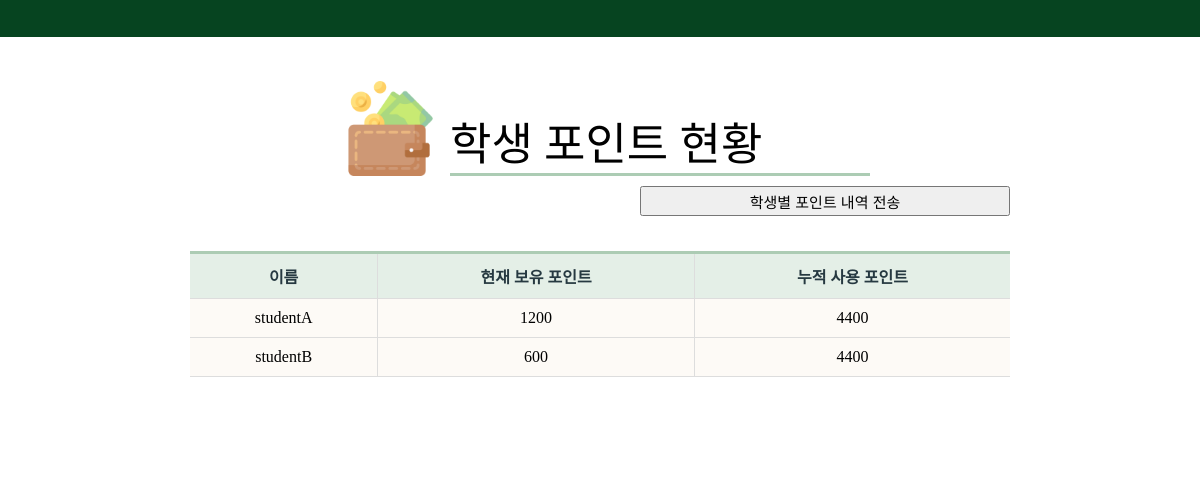
Screenshot of /student-log with the database file from the repository.
### administrator/models.py (models this page shows, shortened)
class Student(models.Model):
    name = models.CharField(max_length=20, null=False)
    point =  models.IntegerField( null=True, blank=True)
    point_used = models.IntegerField(default=0, blank=True, null=True)

### administrator/views.py (the view, shortened to what this page needs)
# urls.py: path('student-log', views.StudentLogView.as_view(), name='student-log'),
class StudentLogView(ListView):
    template_name = 'administrator/student/point.html'
    model = Student

### administrator/templates/administrator/student/point.html (shortened to what this page needs)
{% extends 'administrator/observation/student.html' %}
{% load static %}
{% block title %}
    <link rel="stylesheet" href="{% static 'All.css' %}" />
{% endblock title %}
{% block subject %}
    <h1>학생 포인트 현황</h1>
{% endblock subject %}
{% block top %}
    <img id="topImg" src="{%static 'main/wallet.png' %}"/>
{% endblock top %}
{%block content %}
<form action="" method="POST" enctype="multipart/form-data">
    <input id = "post_button" role="button" type="submit" name="submit_point" value="학생별 포인트 내역 전송"/><br/>
</form>
{% endblock %}
{% block table %}
    <th >이름</th>
    <th >현재 보유 포인트</th>
    <th >누적 사용 포인트</th>
{% endblock table %}
{% block data %}
{% for object in object_list %}
    {% if object.name == 'teacher' %}
    {% else %}
    <tr>
        <td>{{ object.name }}</td>
        <td>{{ object.point }}</td>
        <td>{{ object.point_used }}</td>
    </tr>
    {% endif %}
{% endfor %}
{% endblock data %}

### administrator/static/All.css (style rules this page uses)
body { display: flex; justify-content: center; align-items: center; background: rgb(255, 255, 255); overflow:auto; }
h1 { position:relative; font-size:45px; color: rgb(0, 0, 0); font-weight:500; top:70px; left:60px; margin-left: auto; margin-right: auto; width:420px; border-bottom:3px solid rgb(172, 204, 180); z-index:0; }
#topImg { position:relative; display:block; margin:auto; width:95px; height:95px; left:-210px; top:-55px; border-bottom:2px; z-index:2; }
.table th { color: rgb(38, 57, 65); background: rgb(228, 239, 231); text-align: center; }
.table th, .table td { padding: 10px; border: 1px solid #ddd; }
.table th:first-child, .table td:first-child { border-left: 0; }
.table th:last-child, .table td:last-child { border-right: 0; }
.table tr { background: rgb(253, 250, 246); }
.table tr td:first-child { text-align: center; }
#post_button { position:relative; top:-45px; left:450px; width:370px; height:30px; font-size:15px; }

### rows the page displays
Student: name "studentA", point "1200", point_used "4400"
Student: name "studentB", point "600", point_used "4400"
